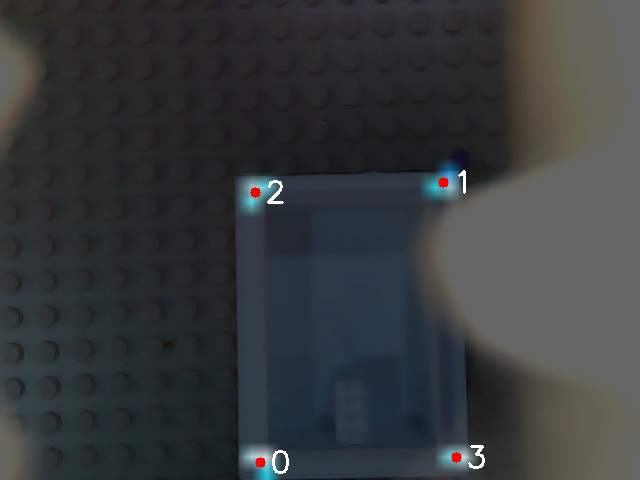
#> input picture target_heatmap_img.png, 640 x 480 px
$ python get_pose_via_pixels.py
#> lines starting #> are read from the running program, lines starting #| are printed output that depends on the picture; after the words box and inside, x2 and y2 are one past the last pixel; in counts of white or black regions, pixels touching at a corner belong together
import numpy as np
import cv2

def pixel_to_world(u, v, depth, K, R_cw, t_cw):
    # Form the pixel in homogeneous coordinates
    pixel_h = np.array([u, v, 1.0])

    # Invert intrinsics
    K_inv = np.linalg.inv(K)

    # Backproject to camera frame
    point_cam = depth * (K_inv @ pixel_h)

    # Transform to world frame
    point_world = R_cw @ point_cam + t_cw
    return point_world

# Example inputs
u, v = 337, 297  # pixel coordinates

# points = [(168, 224), (420, 238), (154, 406), (420, 420)]
points = [(336, 126), (84, 126), (322, 308), (84, 294)]
# change x to y and y to x:
points = [(y, x) for x, y in points]

# [(336, 168), (112, 364), (350, 336), (98, 182)]

depth = 0.234                 # aruco depth from camera - box height (in meters)
# depth = 0.260 - 0.033                # aruco depth from camera - box height (in meters)

my_image = cv2.imread('target_heatmap_img.png')
#> my_image is the input picture: shape (480, 640, 3); mean B, G, R 60.2, 58.1, 55.2

for point in points:
    cv2.circle(my_image, point, radius=5, color=(0, 0, 255), thickness=-1)
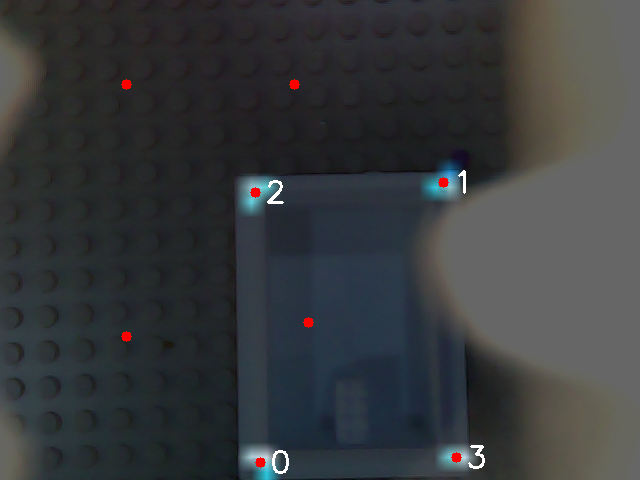
#> my_image: shape (480, 640, 3); 0.11% of pixels changed, all inside (x1, y1, x2, y2) = (121, 79, 314, 342)

cv2.imwrite("Marked Image.png", my_image)


# camera_matrix_old = np.array([[1161.8353084191926, 0.0, 343.5353683871253],
#                       [0.0, 1147.038484476244, 208.88553172256437],
#                       [0.0, 0.0, 1.0]])

# camera_matrix = np.array([[1141.268559300712, 0.0, 346.03487875496734],
#                           [0.0, 1140.096576039464, 130.89923897039563],
#                           [0.0, 0.0, 1.0]])

# adjusted on my own by looking at the depth -->
camera_matrix = np.array([[1036.268559300712, 0.0, 310.03487875496734],
                      [0.0, 1036.096576039464, 210.89923897039563],
                      [0.0, 0.0, 1.0]])

# camera_distortion_old = np.array([0.10610859066973946, 5.130084478704033, 7.463242263736177e-04, 0.006899619286465982, -44.639177399763526])

# camera_distortion = np.array([0.32894635553571083, -1.0523734016964843, -0.03135838933426853, 0.01917792608779873, 2.6164789509673287])

camera_distortion = np.array([0.18498355017606202, 1.5260447343986532, -0.001967072448315991, -0.0025235871527257356, -21.625173770519293])


R_cw = np.eye(3)  # Identity if camera is aligned with world
t_cw = np.zeros(3)  # No translation

point_3d = []

for point in points:
    u, v = point
    point_3d.append(pixel_to_world(u, v, depth, camera_matrix, R_cw, t_cw))

# Take mean of all points
point_3d_mean = np.mean(point_3d, axis=0)
print("3D Points:", point_3d)
print("Mean 3D world point:", point_3d_mean)

# breakpoint()

# 0.0078, 0.031, 0.2393
